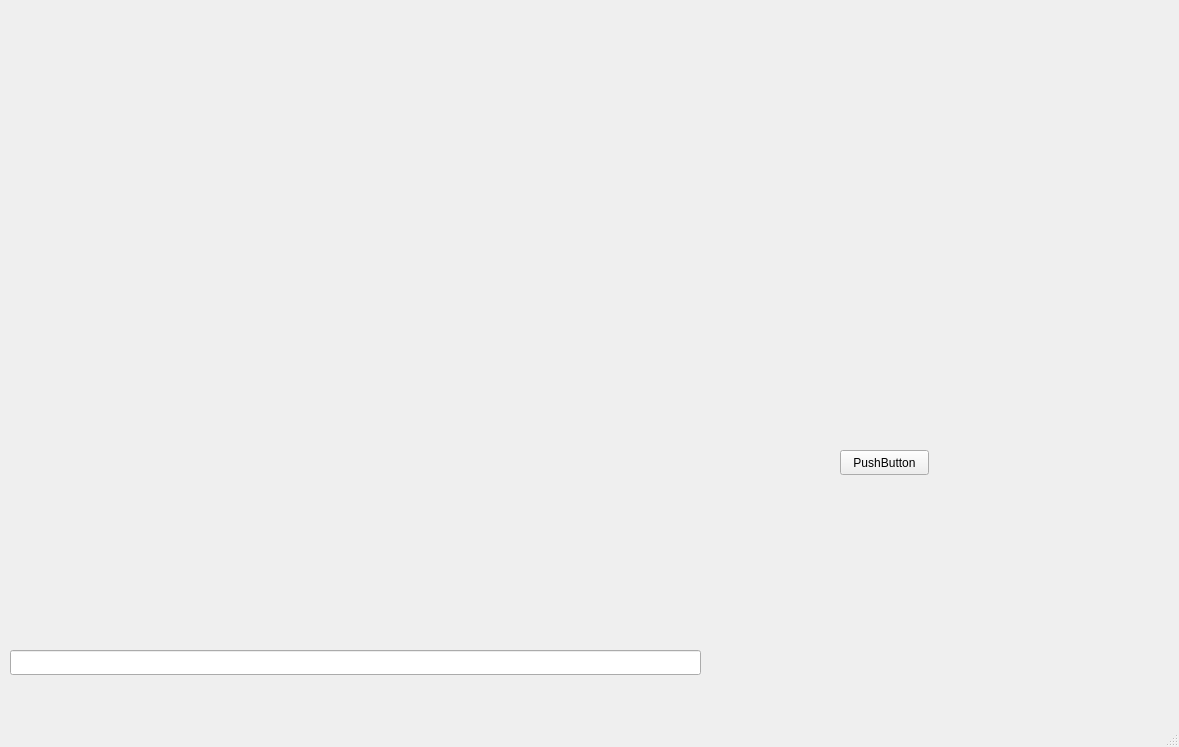
<?xml version="1.0" encoding="UTF-8"?>
<ui version="4.0">
 <class>MainWindow</class>
 <widget class="QMainWindow" name="MainWindow">
  <property name="geometry">
   <rect>
    <x>0</x>
    <y>0</y>
    <width>1179</width>
    <height>747</height>
   </rect>
  </property>
  <property name="windowTitle">
   <string>MainWindow</string>
  </property>
  <widget class="QWidget" name="centralwidget">
   <widget class="QLineEdit" name="lineEdit_command_line">
    <property name="geometry">
     <rect>
      <x>10</x>
      <y>650</y>
      <width>691</width>
      <height>25</height>
     </rect>
    </property>
   </widget>
   <widget class="CurrentChart" name="current_chart" native="true">
    <property name="geometry">
     <rect>
      <x>21</x>
      <y>21</y>
      <width>651</width>
      <height>451</height>
     </rect>
    </property>
   </widget>
   <widget class="QStackedWidget" name="stackedWidget">
    <property name="geometry">
     <rect>
      <x>740</x>
      <y>70</y>
      <width>341</width>
      <height>301</height>
     </rect>
    </property>
    <widget class="QWidget" name="page"/>
    <widget class="QWidget" name="page_2"/>
   </widget>
   <widget class="QPushButton" name="pushButton">
    <property name="geometry">
     <rect>
      <x>840</x>
      <y>450</y>
      <width>89</width>
      <height>25</height>
     </rect>
    </property>
    <property name="text">
     <string>PushButton</string>
    </property>
   </widget>
  </widget>
  <widget class="QMenuBar" name="menubar">
   <property name="geometry">
    <rect>
     <x>0</x>
     <y>0</y>
     <width>1179</width>
     <height>22</height>
    </rect>
   </property>
  </widget>
  <widget class="QStatusBar" name="statusbar"/>
 </widget>
 <customwidgets>
  <customwidget>
   <class>CurrentChart</class>
   <extends>QWidget</extends>
   <header location="global">currentchart.h</header>
   <container>1</container>
  </customwidget>
 </customwidgets>
 <resources/>
 <connections/>
</ui>
